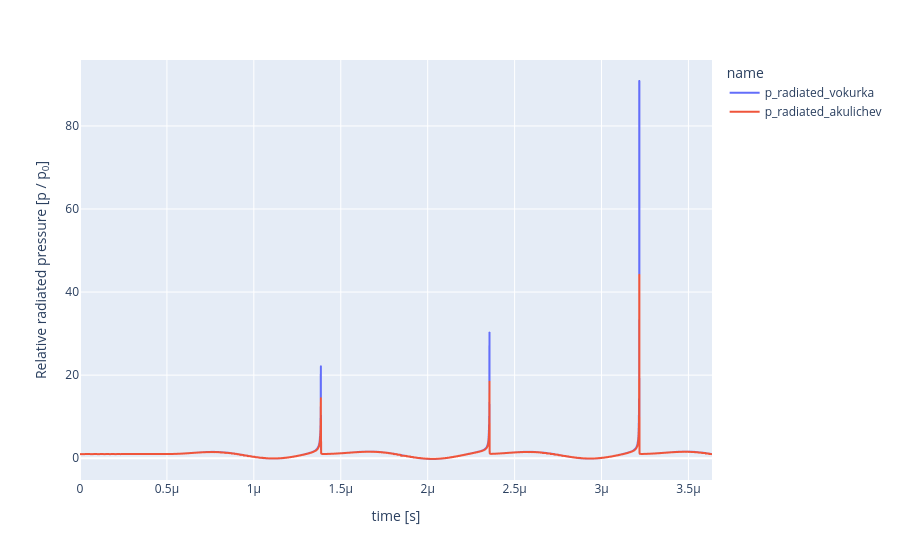

Write notebook code for a chart like this one.
### Code cell
import pandas as pd

rad_p_df1 = pd.DataFrame(
    data={
        "x": BD_obj.time,
        "y": BD_obj.p_radiated_vokurka,
        "name": "p_radiated_vokurka",
    }
)
rad_p_df2 = pd.DataFrame(
    data={
        "x": BD_obj.time,
        "y": BD_obj.p_radiated,
        "name": "p_radiated_akulichev",
    }
)
rad_p_df = pd.concat([rad_p_df1, rad_p_df2])

fig = px.line(rad_p_df,x="x", y="y", color="name")

fig.update_layout(
    xaxis=dict(title="time [s]"),
    yaxis=dict(title="Relative radiated pressure [p / p<sub>0</sub>]"), #r"$\text{Relative radiated pressure } [p/p_0]$"),
)
fig.show()

### Figure 1 — Plotly figure (JSON) as saved in the notebook; plotly's stock layout.template omitted (floating-point values rounded to 4 significant figures; data arrays with more than 128 entries replaced by an {"elided": "..."} marker saying what was removed)
{"data": [{"hovertemplate": "name=p_radiated_vokurka<br>x=%{x}<br>y=%{y}<extra></extra>", "legendgroup": "p_radiated_vokurka", "line": {"color": "#636efa", "dash": "solid"}, "marker": {"symbol": "circle"}, "mode": "lines", "name": "p_radiated_vokurka", "showlegend": true, "type": "scattergl", "x": {"elided": "4000 float values"}, "xaxis": "x", "y": {"elided": "4000 float values"}, "yaxis": "y"}, {"hovertemplate": "name=p_radiated_akulichev<br>x=%{x}<br>y=%{y}<extra></extra>", "legendgroup": "p_radiated_akulichev", "line": {"color": "#EF553B", "dash": "solid"}, "marker": {"symbol": "circle"}, "mode": "lines", "name": "p_radiated_akulichev", "showlegend": true, "type": "scattergl", "x": {"elided": "4000 float values"}, "xaxis": "x", "y": {"elided": "4000 float values"}, "yaxis": "y"}], "layout": {"autosize": true, "legend": {"title": {"text": "name"}, "tracegroupgap": 0}, "margin": {"t": 60}, "xaxis": {"anchor": "y", "autorange": true, "domain": [0, 1], "range": [0, 3.635e-06], "title": {"text": "time [s]"}, "type": "linear"}, "yaxis": {"anchor": "x", "autorange": true, "domain": [0, 1], "range": [-5.249, 95.88], "title": {"text": "Relative radiated pressure [p / p<sub>0</sub>]"}, "type": "linear"}}}
